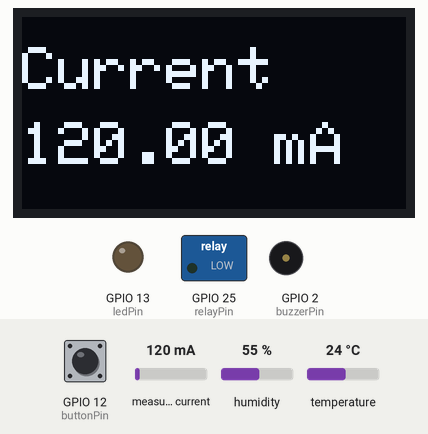
Recording of a sketch running on a simulated ESP32. Shown: 128×64 one-colour display, switched loads named in the sketch (green lamp = pin HIGH), output pins drawn as LEDs (lit = HIGH), buzzer (waves = sounding, pin HIGH). The inputs (shaded band) are chosen by the test bench; at power-on: GPIO 12 (buttonPin) HIGH, temperature 24 °C, humidity 55 %, measured current 120 mA.

Above: at 1.2 s.
1.3 s: GPIO 12 (buttonPin) pulled LOW for 0.15 s
At 2.3 s:
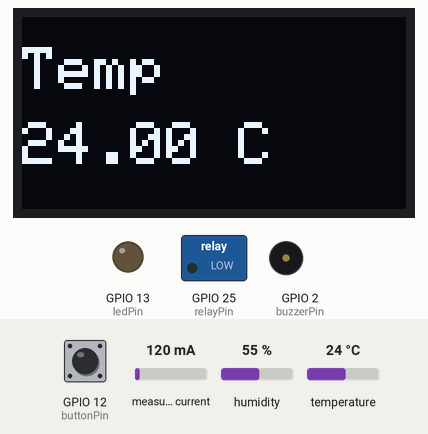
3.0 s: temperature set to 12 °C
At 4.6 s:
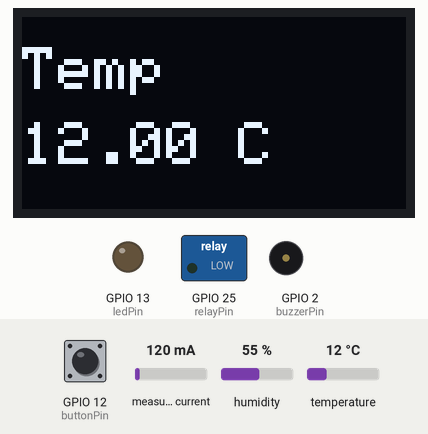
5.0 s: GPIO 12 (buttonPin) pulled LOW for 1 s
At 6.4 s:
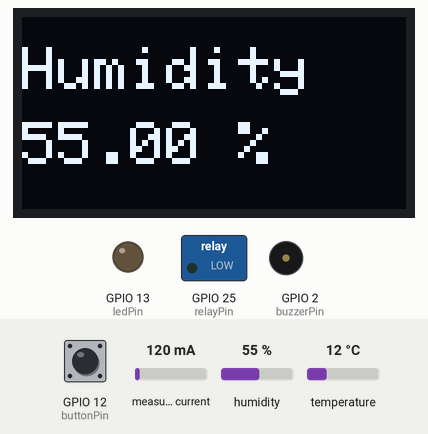
7.5 s: humidity set to 22 %
At 8.1 s:
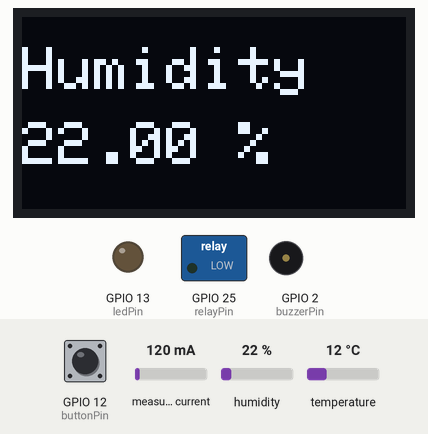
9.3 s: GPIO 12 (buttonPin) pulled LOW for 0.15 s
At 9.9 s:
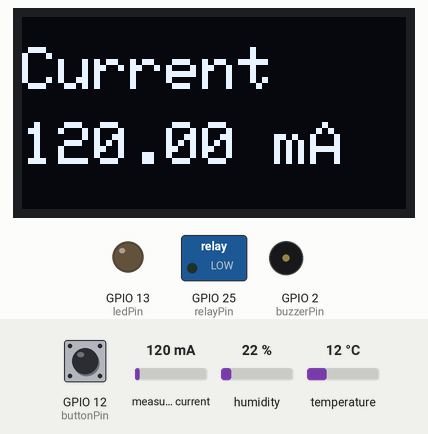
10.9 s: measured current set to 40 mA
At 12.1 s:
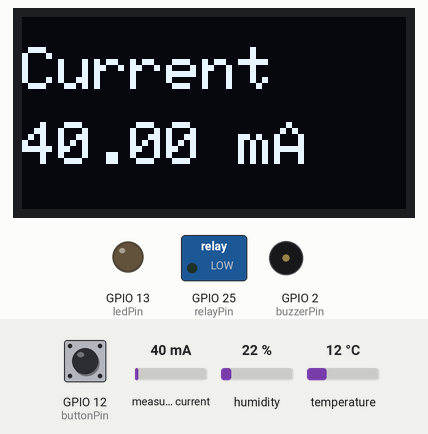
Timing chart, 0 to 13.5 s (numbered marks = the images above; inputs shaded):
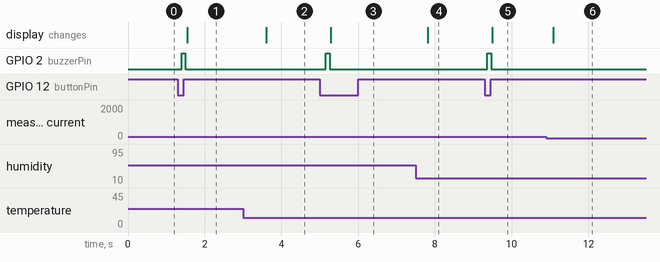

Measured:
- after the input at 1.3 s, GPIO 2 (buzzerPin): LOW → HIGH after 0.10 s, → LOW 0.10 s later; the display: changes after 0.25 s (image 1)
- after the input at 3.0 s, the display: changes after 0.60 s (image 2)
- after the input at 5.0 s, GPIO 2 (buzzerPin): LOW → HIGH after 0.15 s, → LOW 0.10 s later; the display: changes after 0.28 s (image 3)
- after the input at 7.5 s, the display: changes after 0.31 s (image 4)
- after the input at 9.3 s, GPIO 2 (buzzerPin): LOW → HIGH after 0.06 s, → LOW 0.10 s later; the display: changes after 0.19 s (image 5)
- after the input at 10.9 s, the display: changes after 0.18 s (image 6)

The sketch:

OLED_Dispklay.ino
```cpp
#include <Wire.h>
#include <Adafruit_GFX.h>
#include <Adafruit_SSD1306.h>
#include <Adafruit_INA219.h>
#include <DHT.h>

#define SCREEN_WIDTH 128
#define SCREEN_HEIGHT 64

#define DHTPIN 14
#define DHTTYPE DHT11

Adafruit_SSD1306 display(SCREEN_WIDTH, SCREEN_HEIGHT, &Wire, -1);
Adafruit_INA219 ina219;
DHT dht(DHTPIN, DHTTYPE);

int buttonPin = 12;
int ledPin = 13;
int relayPin = 25;
int buzzerPin = 2;

int screen = 0;
int lastButton = HIGH;

void setup()
{
Serial.begin(115200);

pinMode(buttonPin, INPUT_PULLUP);
pinMode(ledPin, OUTPUT);
pinMode(relayPin, OUTPUT);
pinMode(buzzerPin, OUTPUT);

Wire.begin(26,27);

display.begin(SSD1306_SWITCHCAPVCC,0x3C);
display.clearDisplay();

ina219.begin();
dht.begin();
}

void loop()
{
int buttonState = digitalRead(buttonPin);

if(buttonState == LOW && lastButton == HIGH)
{
screen++;
if(screen > 2) screen = 0;

digitalWrite(buzzerPin,HIGH);
delay(100);
digitalWrite(buzzerPin,LOW);
}

lastButton = buttonState;

display.clearDisplay();
display.setTextSize(2);
display.setTextColor(WHITE);

if(screen == 0)
{
float current = ina219.getCurrent_mA();

display.setCursor(0,10);
display.print("Current");
display.setCursor(0,35);
display.print(current);
display.print(" mA");
}

if(screen == 1)
{
float temp = dht.readTemperature();

display.setCursor(0,10);
display.print("Temp");
display.setCursor(0,35);
display.print(temp);
display.print(" C");
}

if(screen == 2)
{
float hum = dht.readHumidity();

display.setCursor(0,10);
display.print("Humidity");
display.setCursor(0,35);
display.print(hum);
display.print(" %");
}

display.display();

delay(200);
}
```
